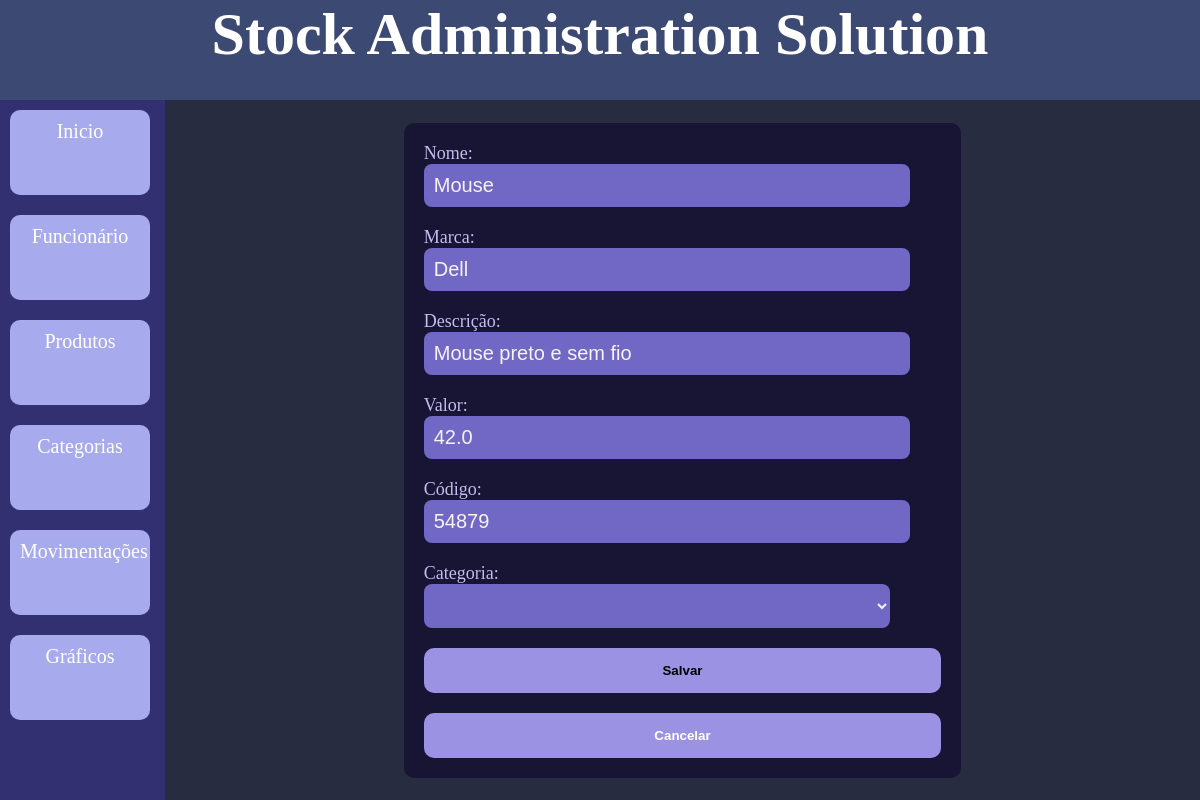
The page /editar_produto/1 on the database its author committed.
### models.py (models this page shows, shortened)
class Produto(Base):
    __tablename__ = 'produtos'
    id = Column(Integer, primary_key=True)
    nome = Column(String(40), nullable=False, index=True)
    marca = Column(String(40), nullable=False, index=True)
    descricao = Column(String(40), nullable=False, index=True)
    quantidade = Column(Integer)
    valor = Column(Float, nullable=False, index=True)
    codigo = Column(Integer, nullable=False, index=True, unique=True)
    categoria_id = Column(Integer, ForeignKey('categorias.id'))
    categorias = relationship('Categoria')

### app.py (the view, shortened to what this page needs)
@app.route('/editar_produto/<int:id>', methods=["POST", "GET"])
def editar_produto(id):
    produto_atualizado = db_sesion.execute(select(Produto).where(Produto.id == id)).scalar()
    if not produto_atualizado:
        flash("Produto não encontrado!", "error")
        return redirect(url_for('produtos'))
    categoria_cad = select(Categoria).filter_by(id=produto_atualizado.categoria_id)
    categoria_cad = db_sesion.execute(categoria_cad).scalar()
    lista_categorias = select(Categoria).select_from(Categoria)
    lista_categoria = db_sesion.execute(lista_categorias).scalars()
    resultado_categoria = [categoria.serialize_user() for categoria in lista_categoria]
    return render_template('editar_produto.html', var_produto=produto_atualizado,
                           var_categoria=resultado_categoria, cat_atual=categoria_cad)

### models.py (called while the page is built)
    def serialize_user(self):
        dados_categoria = {
            'id': self.id,
            'nome': self.nome,
        }
        return dados_categoria

### templates/editar_produto.html
{% extends 'base.html' %}
{% block conteudo %}
<form class="form_control" action="{{ url_for('editar_produto', id=var_produto.id) }}" method="post">
    <div class="prod">
        <label>Nome: </label>
        <input type="text" name="form_nome" value="{{var_produto.nome}}">
    </div>
    <div class="prod">
        <label>Marca: </label>
        <input type="text" name="form_marca" value="{{var_produto.marca}}">
    </div>
    <div class="prod">
        <label>Descrição: </label>
        <input type="text" name="form_descricao" value="{{var_produto.descricao}}">
    </div>
    <div class="prod">
        <label>Valor: </label>
        <input type="number" name="form_valor" value="{{var_produto.valor}}">
    </div>
    <div class="prod">
        <label>Código: </label>
        <input type="number" name="form_codigo" value="{{var_produto.codigo}}">
    </div>
    <div class="prod">
        <label>Categoria:</label>
        <select class="form_control" name="form_categoria_id" >
            <option value="{{cat_atual.id}}" disabled selected hidden>{{cat_atual.nome}}</option>
            {% for item in var_categoria %}
                <option value="{{item.id}}">{{item.nome}}</option>
            {% endfor %}
        </select>
    </div>
    <button>Salvar</button>
    <button><a href="{{url_for('produtos')}}">Cancelar</a></button>
</form>
{% endblock conteudo %}

### static/base.css (style rules this page uses)
* { margin: 0; padding: 0; }
body, html { height: 100vh; font-family: "Berlin Sans FB"; font-size: 20px; background-color: #282c40; }
li, a { color: white; text-decoration: none; }
div { color: white; }
form { background-color: #181433; border-radius: 10px; padding: 20px; display: grid; gap: 20px; width: 50%; margin: 10px auto; }
form input, select, form textarea { background-color: #7168C5; border: none; border-radius: 8px; padding: 10px; font-size: 1rem; color: #f6f3f3; width: 90%; }
form label { font-size: 0.9rem; color: #C1BEEF; display: block; }
form button { background-color: #9B92E4; border: none; border-radius: 10px; font-weight: bold; cursor: pointer; height: 45px; transition: background 0.3s ease; }
form input::placeholder { font-size: 0.9rem; color: white; }

### rows shown on the page
Produto: form_nome "Mouse", form_marca "Dell", form_descricao "Mouse preto e sem fio", form_valor "42.0", form_codigo "54879"
